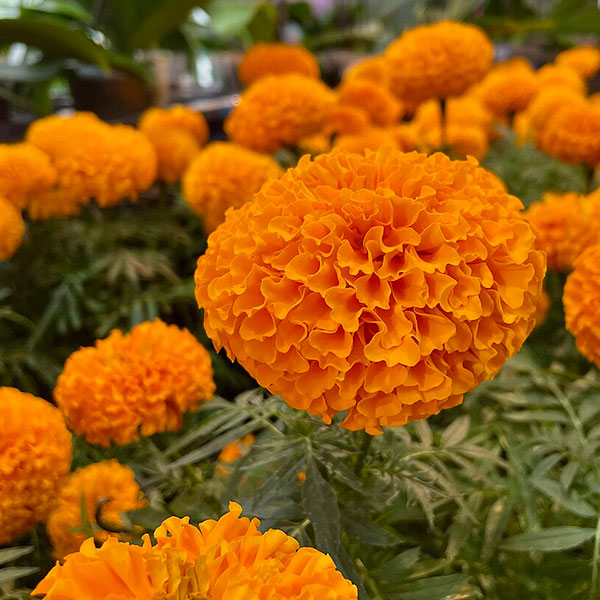
#> input picture opencv/practise/marigold.jpg, 600 x 600 px
$ jupyter execute Untitled1.ipynb
#> lines starting #> are read from the running program, lines starting #| are printed output that depends on the picture
[cell 1]
import pandas as pd
import matplotlib.pyplot as plt
import matplotlib.image as mpimg
import cv2
import numpy as np

[cell 2]
image=cv2.imread('marigold.jpg')
#> image is the input picture: shape (600, 600, 3); mean B, G, R 16, 90.4, 151.5
image=cv2.cvtColor(image,cv2.COLOR_BGR2GRAY)
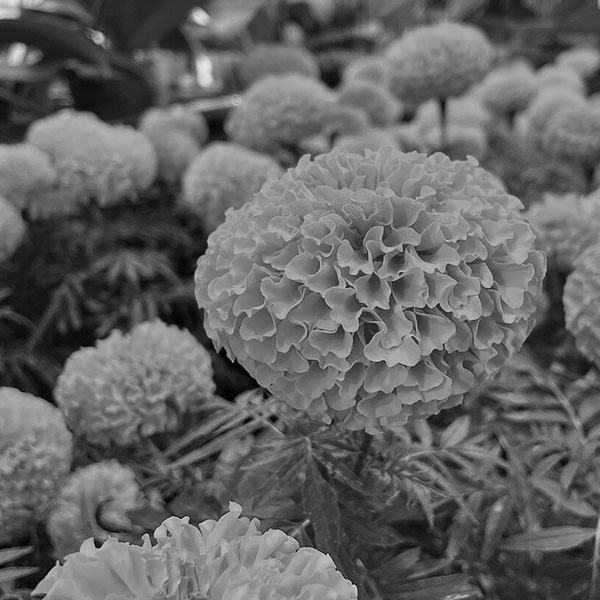
#> image: shape (600, 600); min 1, max 231, mean 100.2

[cell 3]
plt.imshow(image,cmap='gray')

[cell 4]
# Gaussian Filtering

[cell 5]
blur=cv2.GaussianBlur(image,(5,5),0)

[cell 6]
plt.subplot(121)
plt.imshow(image, cmap='gray')
plt.title('Original')
plt.xticks([]), plt.yticks([])

plt.subplot(122)
plt.imshow(blur, cmap='gray')
plt.title('Blurred')
plt.xticks([]), plt.yticks([])
plt.show()
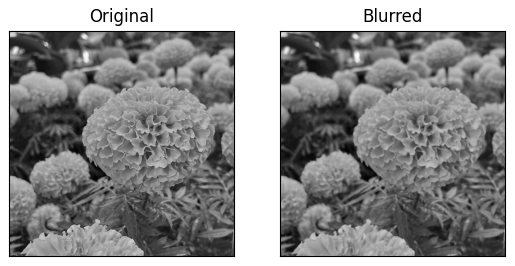
#> figure drawn by matplotlib, 2 panels

[cell 7]
plt.imshow(image-blur,cmap='gray')
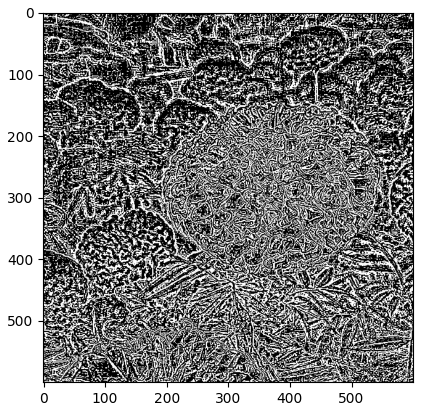
#> figure drawn by matplotlib, 1 panel

[cell 8]
median=cv2.medianBlur(image,5)

[cell 9]
plt.subplot(121)
plt.imshow(image, cmap='gray')
plt.title('Original')
plt.xticks([]), plt.yticks([])

plt.subplot(122)
plt.imshow(median, cmap='gray')
plt.title('Blurred')
plt.xticks([]), plt.yticks([])
plt.show()

[cell 10]
plt.imshow(image-median,cmap='gray')
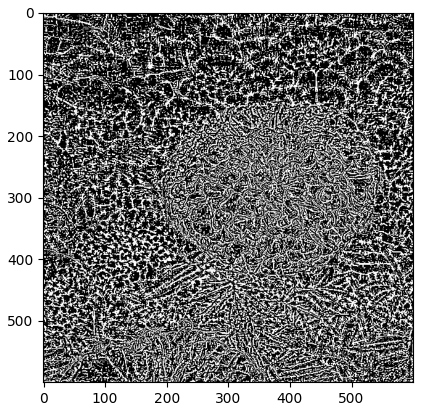
#> figure drawn by matplotlib, 1 panel

[cell 11]
edges = cv2.Canny(image,0,255)
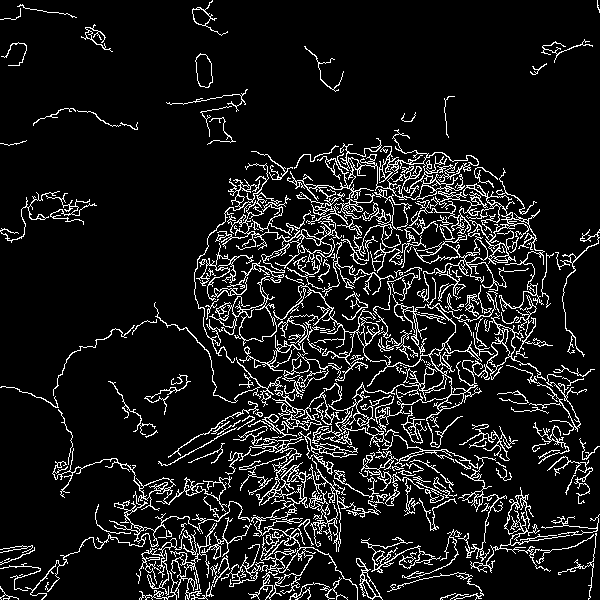
#> edges: shape (600, 600); 10.1% white in thin lines or dots
plt.imshow(edges,cmap = 'gray')

$ run again, with opencv/practise/image.jpg copied over opencv/practise/marigold.jpg
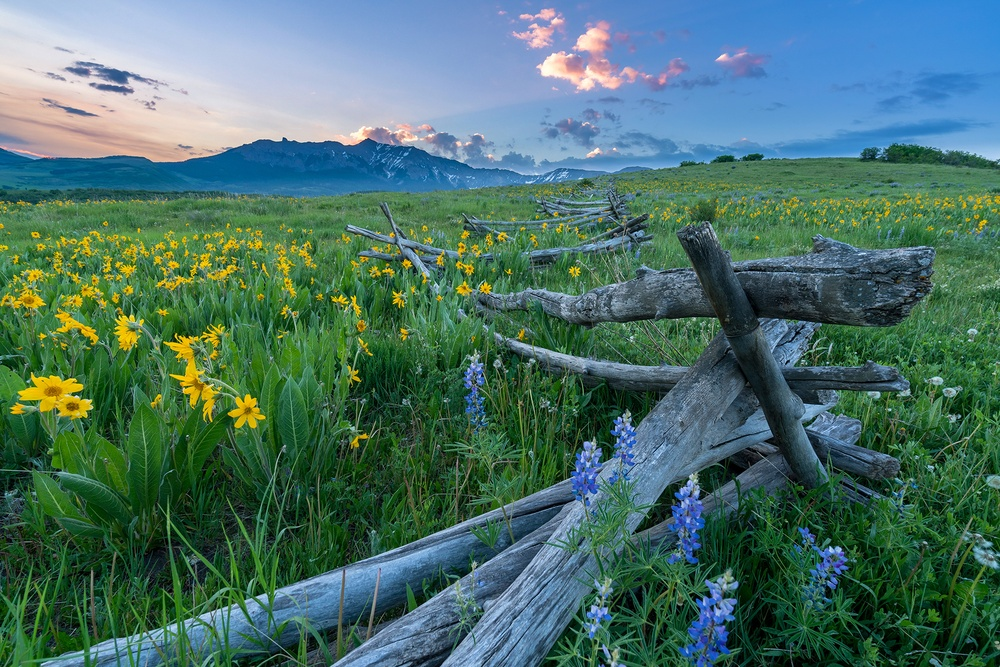
#> input picture opencv/practise/image.jpg, 1000 x 667 px, shrunk from 2000 x 1334 before the run
#> image is the input picture: shape (667, 1000, 3); mean B, G, R 104.3, 113, 74.9
#> image: shape (667, 1000)
#> `[cell 10] plt.imshow(image-median,cmap='gray')`:
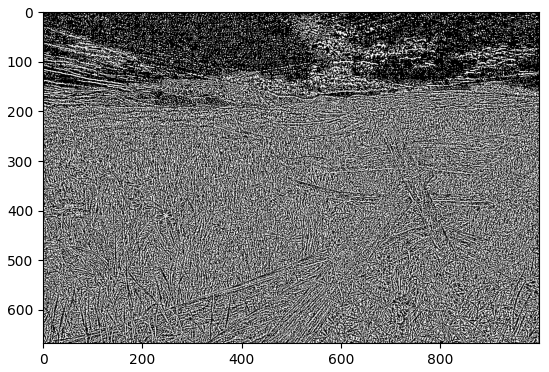
#> figure drawn by matplotlib, 1 panel
#> `edges = cv2.Canny(image,0,255)`:
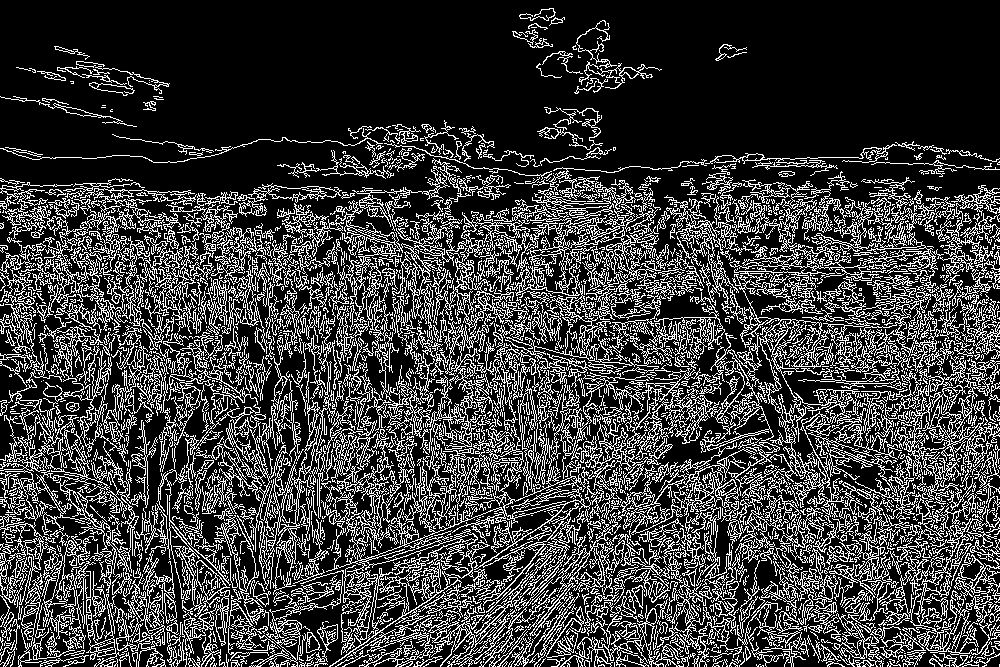
#> edges: shape (667, 1000); 23.7% white in thin lines or dots

$ run again, with opencv/practise/people.jpg copied over opencv/practise/marigold.jpg
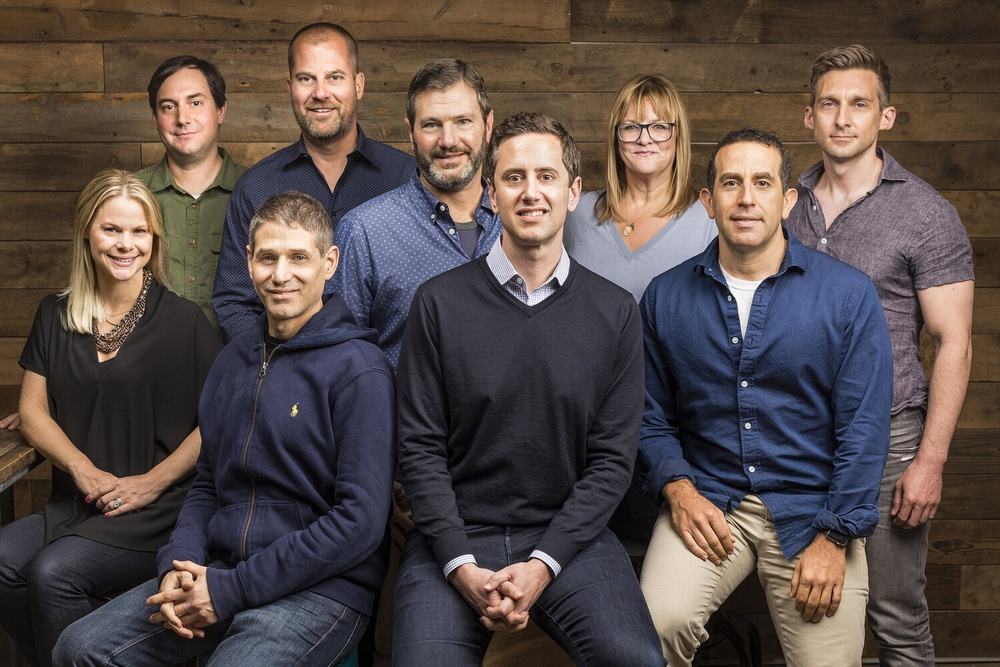
#> input picture opencv/practise/people.jpg, 1000 x 667 px, shrunk from 1500 x 1000 before the run
#> image is the input picture: shape (667, 1000, 3); mean B, G, R 71.5, 75, 87.1
#> image: shape (667, 1000)
#> `[cell 10] plt.imshow(image-median,cmap='gray')`:
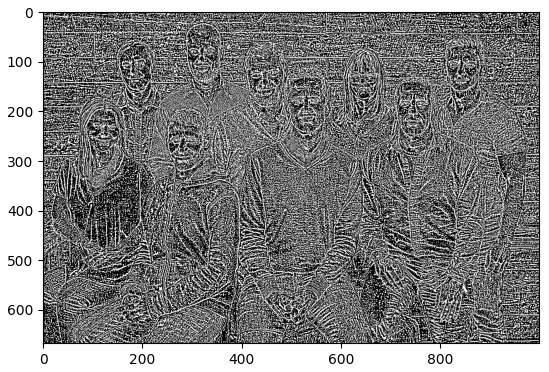
#> figure drawn by matplotlib, 1 panel
#> `edges = cv2.Canny(image,0,255)`:
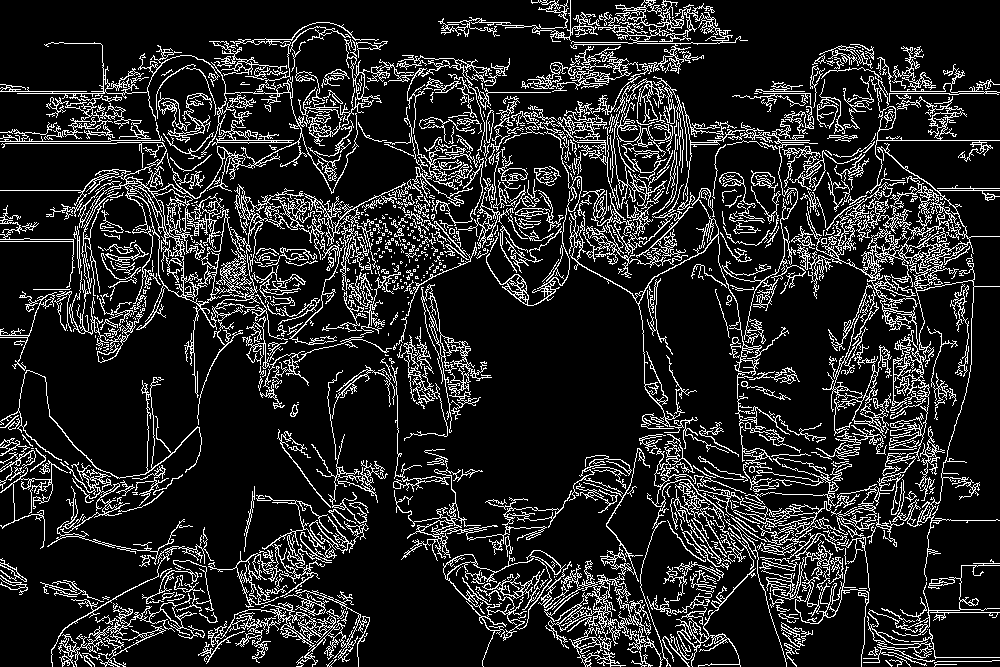
#> edges: shape (667, 1000); 14.6% white in thin lines or dots
